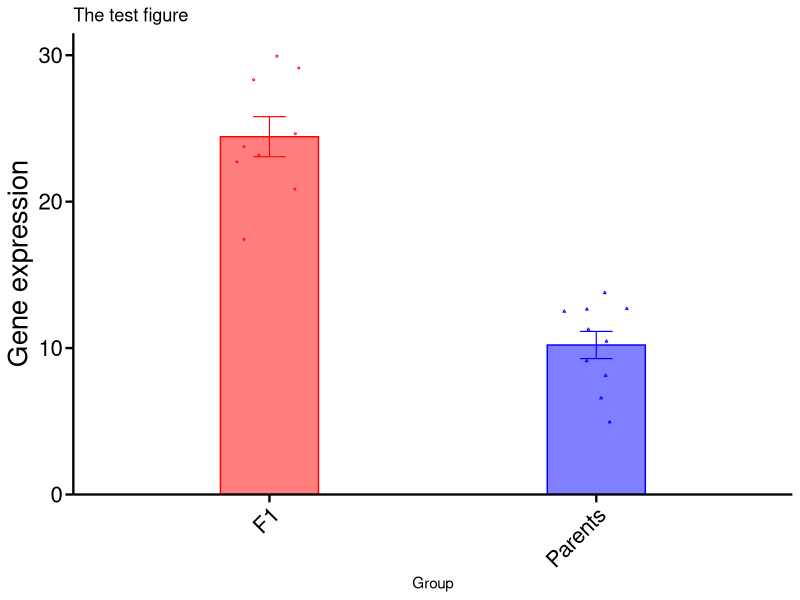
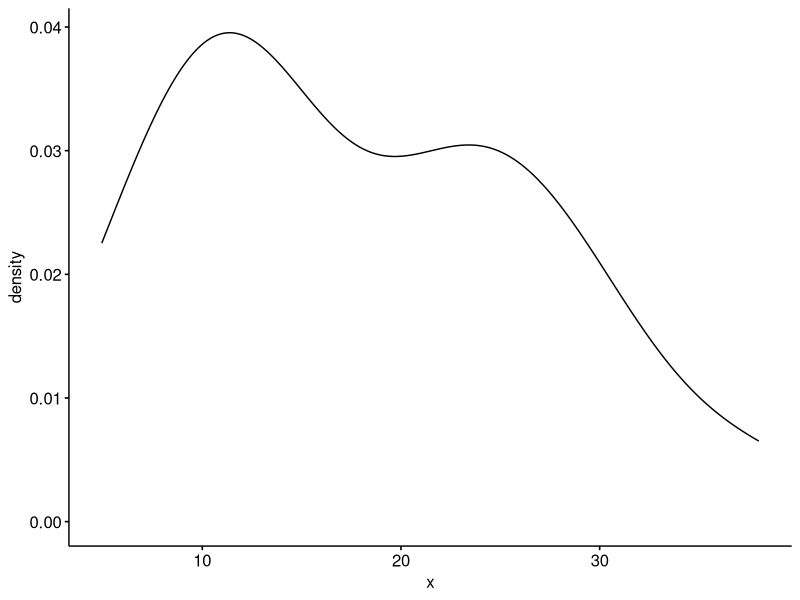

These charts were generated, in order, by the following R code: (Note: this script raises an error after producing the figures.)
#' @title 创建带散点的组合条形图
#' @description 该函数使用ggplot2和ggsignif创建一个组合图表，包括条形图（表示均值）、
#'              误差线（表示标准误）、散点（表示原始数据）和显著性标记。
#'
#' @param data 一个数据框（data.frame）。数据必须是“长格式”，即：
#'             - 包含一个表示分组的列（例如，'DMSO', 'Drug A'）。
#'             - 包含一个表示测量值的数值列（例如，150.5, 98.2）。
#' @param x_col 一个字符串，指定`data`中用作X轴分组的列名。
#' @param y_col 一个字符串，指定`data`中用作Y轴数值的列名。
#' @param group_order 一个字符向量，用于指定X轴上组的显示顺序。如果为NULL（默认），
#'                    将使用因子水平的默认顺序或字母顺序。
#' @param colors_vec 一个命名的字符向量，用于指定每个组的颜色。
#'                   例如: `c("Group1" = "black", "Group2" = "red")`。
#' @param fills_vec 一个命名的字符向量，用于指定每个组的条形图填充色。
#' @param shapes_vec 一个命名的数值向量，用于指定每个组的散点形状。
#' @param y_label 字符串，Y轴的标题。
#' @param comparisons_list 一个列表，其中每个元素都是一个包含两个组名的向量，用于`ggsignif`进行比较。
#'                         例如: `list(c("Group1", "Group2"), c("Group1", "Group3"))`。
#' @param annotations_vec 一个字符向量，包含要显示在显著性条上的文本（p值）。
#'                        其顺序必须与`comparisons_list`中的比较一一对应。
#' @param y_positions_vec 一个数值向量，指定每个显著性条的Y轴位置。
#'                        其顺序也必须与`comparisons_list`一一对应。
#' @param y_limits 一个数值向量 `c(min, max)`，用于设置Y轴的范围。
#'
#' @return 返回一个ggplot对象，可以直接打印显示。
#'
#' @examples
#' # plot <- create_bar_scatter_plot(...)
#' # print(plot)

create_bar_scatter_plot <- function(data, 
                                    x_col, 
                                    y_col,
                                    group_order = NULL,
                                    colors_vec,
                                    fills_vec,
                                    shapes_vec,
                                    y_label = "Value",
                                    comparisons_list = NULL,
                                    annotations_vec = NULL,
                                    y_positions_vec = NULL,
                                    y_limits = NULL) {
  
  if (!requireNamespace("ggplot2", quietly = TRUE)) {
    stop("请安装 'ggplot2' 包: install.packages('ggplot2')")
  }
  if (!requireNamespace("ggsignif", quietly = TRUE)) {
    stop("请安装 'ggsignif' 包: install.packages('ggsignif')")
  }
  if (!is.data.frame(data)) {
    stop("输入 'data' 必须是 data.frame 类型。")
  }
  if (!is.null(group_order)) {
    data[[x_col]] <- factor(data[[x_col]], levels = group_order)
  }
  
  p <- ggplot2::ggplot(data, ggplot2::aes(x = .data[[x_col]], y = .data[[y_col]])) +
    
    ggplot2::stat_summary(
      fun = mean,
      geom = "bar",
      ggplot2::aes(fill = .data[[x_col]], color = .data[[x_col]]),
      width = 0.7,
      alpha = 0.5
    ) +
    
    ggplot2::stat_summary(
      fun.data = ggplot2::mean_se,
      geom = "errorbar",
      ggplot2::aes(color = .data[[x_col]]),
      width = 0.3,
      linewidth = 0.8
    ) +
    
    ggplot2::geom_jitter(
      ggplot2::aes(color = .data[[x_col]], shape = .data[[x_col]]),
      size = 3.5,
      width = 0.2
    ) +
    
    ggplot2::scale_color_manual(values = colors_vec) +
    ggplot2::scale_fill_manual(values = fills_vec) +
    ggplot2::scale_shape_manual(values = shapes_vec) +
    
    ggplot2::scale_y_continuous(
      limits = y_limits,
      expand = ggplot2::expansion(mult = c(0, 0.05)) # Y轴从0开始，顶部留5%空间
    ) +
    
    ggplot2::labs(
      y = y_label,
      x = NULL
    ) +
    
    ggplot2::theme_classic() +
    ggplot2::theme(
      axis.text.x = ggplot2::element_text(angle = 45, hjust = 1, size = 16, color = "black"),
      axis.text.y = ggplot2::element_text(size = 16, color = "black"),
      axis.title.y = ggplot2::element_text(size = 20, face = "plain"),
      axis.line = ggplot2::element_line(linewidth = 0.8),
      axis.ticks = ggplot2::element_line(linewidth = 0.8, color = "black"),
      axis.ticks.length = ggplot2::unit(0.2, "cm"),
      legend.position = "none"
    )
  
  if (!is.null(comparisons_list) && !is.null(annotations_vec) && !is.null(y_positions_vec)) {
    p <- p + ggsignif::geom_signif(
      comparisons = comparisons_list,
      annotations = annotations_vec,
      y_position = y_positions_vec,
      tip_length = 0.01,
      vjust = -0.2,
      textsize = 6,
      linewidth = 0.8
    )
  }
  
  return(p)
}



library(ggplot2)
library(ggsignif)

set.seed(123)
original_df <- data.frame(
  treatment = factor(
    rep(c("DMSO", "Infigratinib-24h", "Infigratinib-48h"), each = 8)
  ),
  lipid_droplets = c(
    rnorm(8, mean = 165, sd = 15),
    rnorm(8, mean = 110, sd = 25),
    rnorm(8, mean = 90, sd = 20)
  )
)

original_df <- data.frame(
  group = factor(
    rep(c("Parents", "F1"), each = 10)
  ),
  gene_expression = c(
    rnorm(10, mean = 10, sd = 3),
    rnorm(10, mean = 25, sd = 6)
  )
)

library(ggplot2)
p <- ggplot(data = original_df, aes(x = .data$group, y = .data$gene_expression)) +
  stat_summary(
    fun = mean,
    geom = "bar",
    aes(fill = .data$group, colour = .data$group),
    width = 0.3,
    alpha = 0.5
  ) +
  stat_summary(
    fun.data = mean_se,
    geom = "errorbar",
    mapping = aes(color = group),
    width = 0.1,
    linewidth = 0.4
  ) +
  geom_jitter(
    aes(color = group, shape = group),
    width = 0.1,
    size = 0.35
  ) +
  scale_color_manual(values = c("red", "blue"))+
  scale_fill_manual(values = c("red", "blue"))+
  scale_shape_manual(values = c(1, 2)) +
  scale_y_continuous(limits = c(NA, 30),
                     expand = expansion(mult = c(0, 0.05))) +
  
  labs(title = "The test figure",
       y = "Gene expression",
       x = "Group") +
  
  theme_classic()+ theme(
    axis.text.x = element_text(angle = 45, hjust = 1, color = "black", size = 16),
    axis.text.y = element_text(size = 16, color = "black"),
    axis.title.y = element_text(size = 20, face = "plain"),
    axis.line = element_line(linewidth = 0.8),
    axis.ticks = element_line(linewidth = 0.8, color = "black"),
    axis.ticks.length = unit(0.2, "cm"),
    legend.position = "none"
  )


p

library(ggpubr)


ggdensity(data = original_df$gene_expression)


my_order <- c("DMSO", "Infigratinib-24h", "Infigratinib-48h")

# 颜色、填充和形状的映射
my_colors <- c("DMSO" = "black", "Infigratinib-24h" = "#F8766D", "Infigratinib-48h" = "red")
my_fills <- c("DMSO" = "white", "Infigratinib-24h" = "#F8766D", "Infigratinib-48h" = "red")
my_shapes <- c("DMSO" = 16, "Infigratinib-24h" = 15, "Infigratinib-48h" = 17)

my_comparisons <- list(c("DMSO", "Infigratinib-24h"), c("DMSO", "Infigratinib-48h"))
my_annotations <- c("p=0.0017", "p<0.0001") #可以自己算p值然后自己填
my_y_positions <- c(195, 215) #y轴范围



plot1 <- create_bar_scatter_plot(
  data = original_df,
  x_col = "treatment",
  y_col = "lipid_droplets",
  group_order = my_order,
  colors_vec = my_colors,
  fills_vec = my_fills,
  shapes_vec = my_shapes,
  y_label = "Number of lipid droplets",
  comparisons_list = my_comparisons,
  annotations_vec = my_annotations,
  y_positions_vec = my_y_positions,
  y_limits = c(0, 230)
)


print(plot1)






